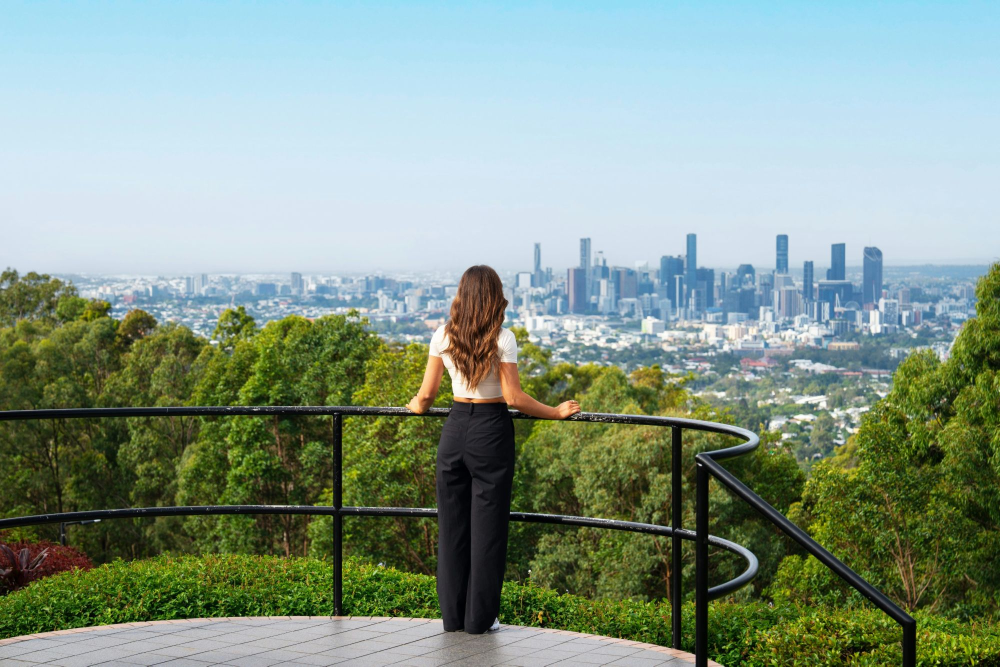
#> input picture behance-fragment-2/images/photo-101.jpg, 2000 x 1333 px, given in place of 152.webp, which was not available (shown at 1/2 size)
$ python petals.py
#> lines starting #> are read from the running program, lines starting #| are printed output that depends on the picture; after the words box and inside, x2 and y2 are one past the last pixel; in counts of white or black regions, pixels touching at a corner belong together
# Wedding-style scene (card on sky with white petals): the hero picture becomes a Foxlytics screen and
# the serif line under it is rewritten for Foxlytics; the four petals stay in front (GrabCut masks).
import numpy as np
from PIL import Image, ImageDraw, ImageFont, ImageFilter
I = '/tmp/claude-0/-home-user-claude-Ai-website-1/fd49522e-f0ff-52ed-b6c7-08cca43cc4fd/images/'
FONT = '/tmp/claude-0/-home-user-claude-Ai-website-1/fd49522e-f0ff-52ed-b6c7-08cca43cc4fd/scratchpad/fonts/is.woff2'
SS = 3
scene = Image.open(I + '152.webp').convert('RGB'); W, H = scene.size
#> further down, scene is the input picture: PIL image 2000x1333 RGB; mean R, G, B 134.4, 153.6, 139.9
#> after `W, H = scene.size`: W = 2000; H = 1333
HERO = (290, 263, 1709.5, 1244.5); RAD = 10
pet = np.asarray(Image.open('petal_mask.png').convert('L').filter(ImageFilter.GaussianBlur(0.8))).astype(np.float32) / 255
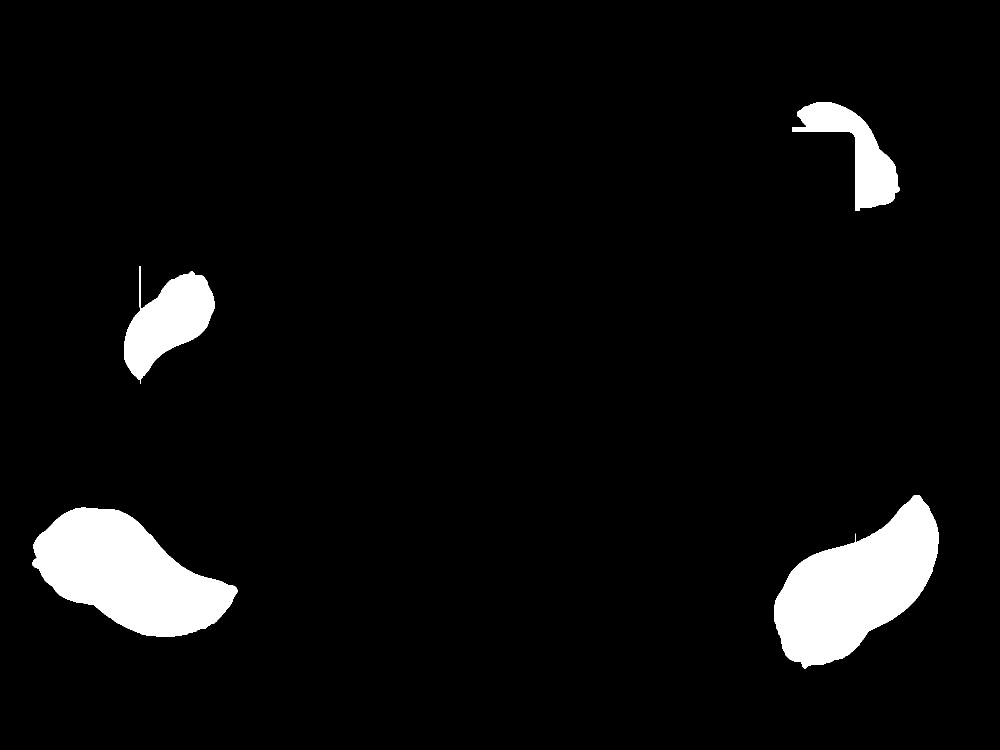
#> input picture behance-cover/mockups/petal_mask.png, 2000 x 1500 px (shown at 1/2 size)
hm = Image.new('L', (W * SS, H * SS), 0)
#> hm: PIL image 6000x3999 L; every value is 0
ImageDraw.Draw(hm).rounded_rectangle([v * SS for v in HERO[:2]] + [HERO[2] * SS, (HERO[3] + 40) * SS], RAD * SS, fill=255)
#> hm: PIL image 6000x3999 L; 54.4% white; 1 black region, box (x1, y1, x2, y2) and area: (0, 0, 6000, 3999) 10936718
ImageDraw.Draw(hm).rectangle((0, round(HERO[3] * SS), W * SS, H * SS), fill=0)
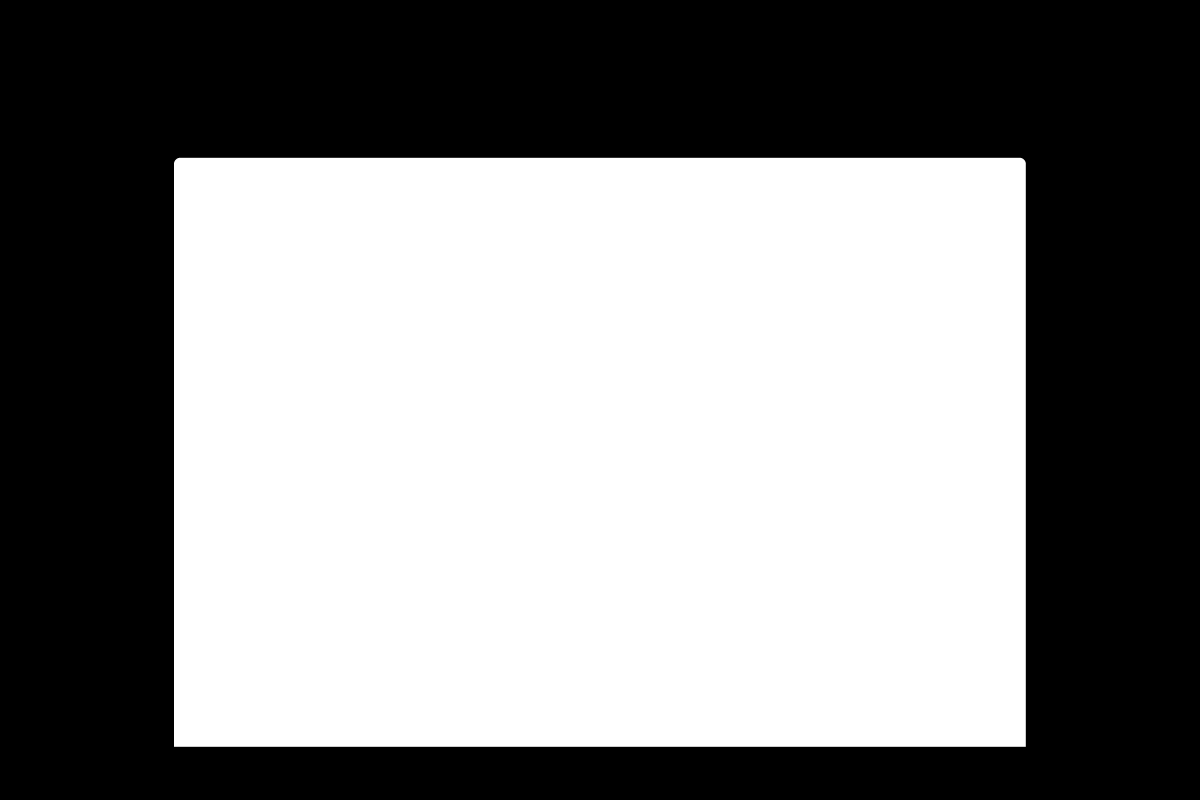
#> hm: PIL image 6000x3999 L (shown at 1/5 size); 52.3% white; 1 black region, box (x1, y1, x2, y2) and area: (0, 0, 6000, 3999) 11451651
hm = np.asarray(hm.resize((W, H), Image.LANCZOS)).astype(np.float32) / 255
#> hm: shape (1333, 2000) float32
hw, hh = HERO[2] - HERO[0], HERO[3] - HERO[1]; r = hw / hh
SCREENS = {'brand': ('141.jpg', None), 'payroll': ('130.jpg', 420), 'projects': ('131.jpg', 560)}
for scr, (df, top) in SCREENS.items():
    d = Image.open(I + df).convert('RGB')
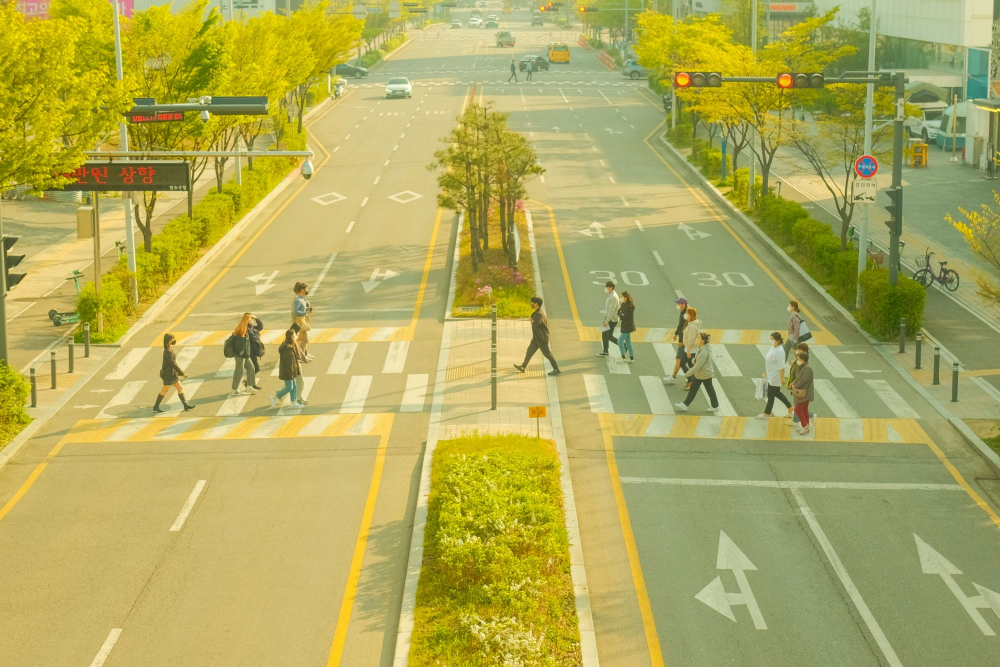
#> input picture behance-fragment-2/images/photo-102.jpg, 2000 x 1333 px, given in place of 141.jpg, which was not available (shown at 1/2 size)
#> d is the input picture: PIL image 2000x1333 RGB; mean R, G, B 176.1, 170.6, 90.5
    if top is None:
        cw = round(d.height * r); x0 = int(np.clip(900 - cw / 2, 0, d.width - cw)); box = (x0, 0, x0 + cw, d.height)
#> after `cw = round(d.height * r)`: cw = 1928
#> after `x0 = int(np.clip(900 - cw / 2, 0, d.width - cw))`: x0 = 0
#> after `box = (x0, 0, x0 + cw, d.height)`: box = (0, 0, 1928, 1333)
    else:
        bh = round(d.width / r); t = min(top, d.height - bh); box = (0, t, d.width, t + bh)
    big = d.crop(box).resize((round(hw * SS), round(hh * SS)), Image.LANCZOS)
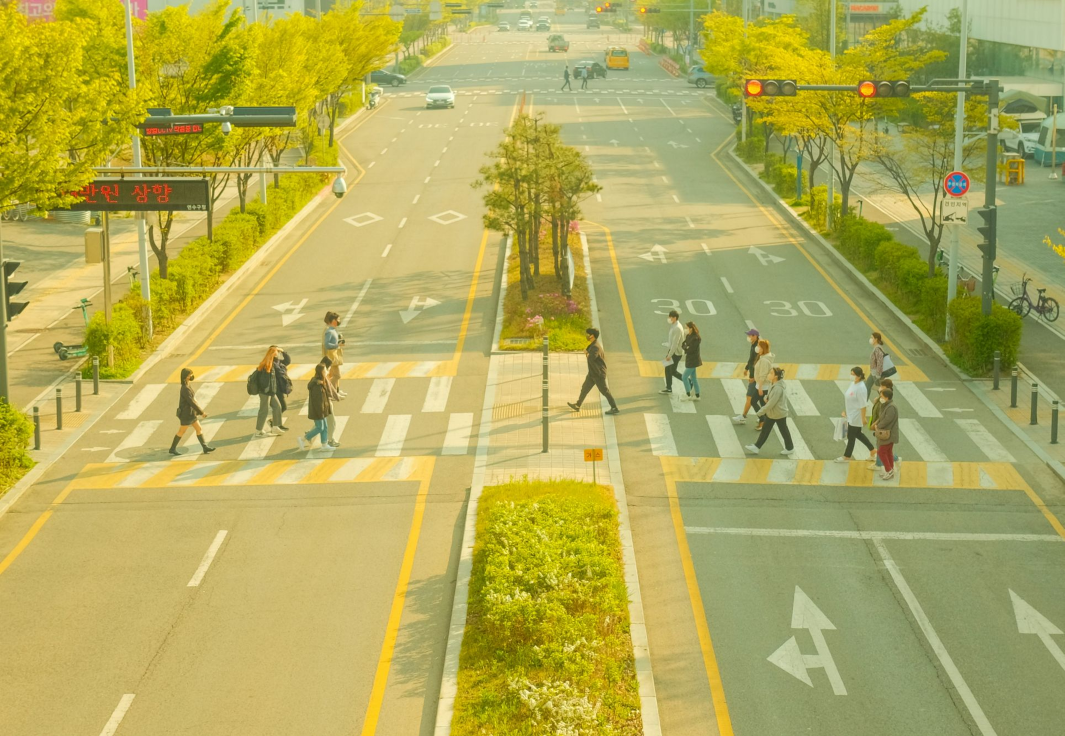
#> big: PIL image 4258x2944 RGB (shown at 1/4 size); mean R, G, B 177.3, 171.3, 90.2
    layer = Image.new('RGB', (W * SS, H * SS)); layer.paste(big, (round(HERO[0] * SS), round(HERO[1] * SS)))
#> after `layer = Image.new('RGB', (W * SS, H * SS))`: layer: PIL image 6000x3999 RGB; every value is 0
#> after `layer.paste(big, (round(HERO[0] * SS), round(HERO[1] * SS)))`:
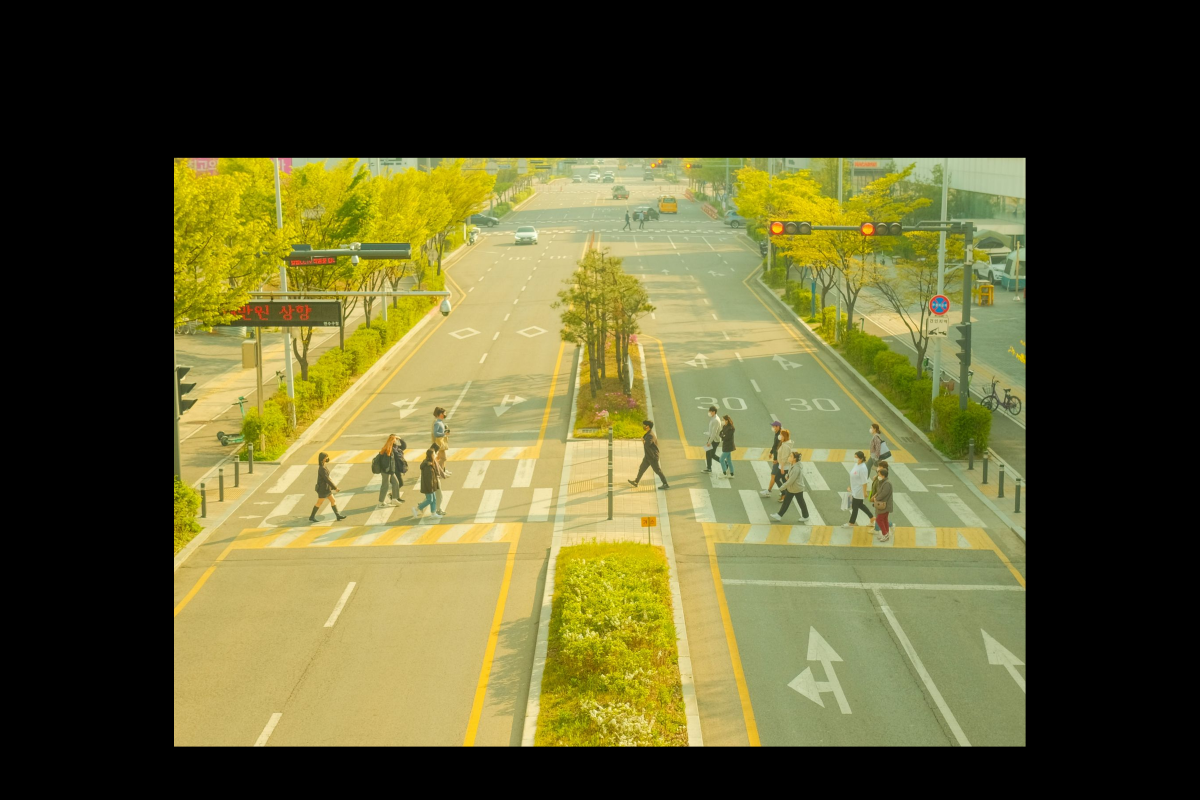
#> layer: PIL image 6000x3999 RGB (shown at 1/5 size); mean R, G, B 92.6, 89.5, 47.1
    layer = np.asarray(layer.resize((W, H), Image.LANCZOS)).astype(np.float32)
#> layer: shape (1333, 2000, 3) float32
    a = np.asarray(scene).astype(np.float32)
#> (the run stopped early here; a loop or call above may not have finished)
